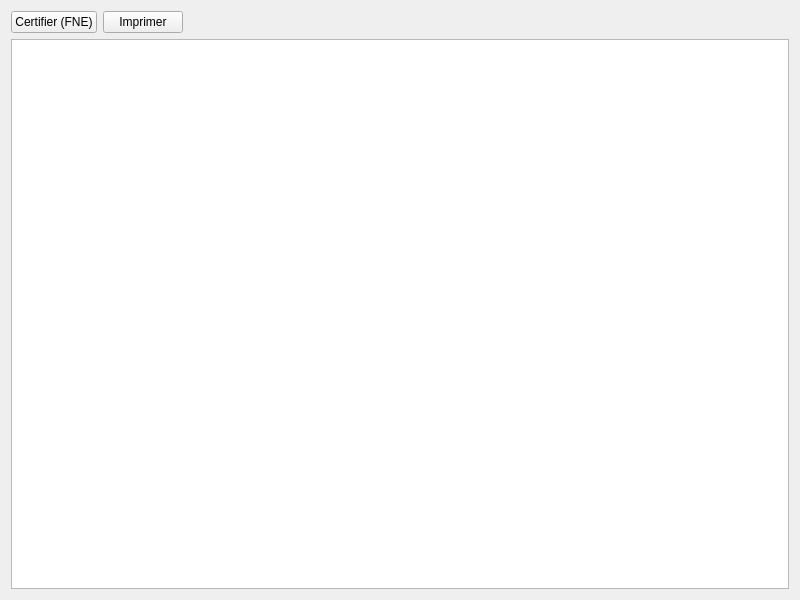
<?xml version="1.0" encoding="UTF-8"?>
<ui version="4.0">
 <class>AvoirListPage</class>
 <widget class="QWidget" name="AvoirListPage">
  <property name="geometry">
   <rect>
    <x>0</x>
    <y>0</y>
    <width>800</width>
    <height>600</height>
   </rect>
  </property>
  <property name="windowTitle">
   <string>Gestion des Avoirs</string>
  </property>
  <layout class="QVBoxLayout" name="verticalLayout">
   <item>
    <layout class="QHBoxLayout" name="horizontalLayout">
     <item>
      <widget class="QPushButton" name="certify_button">
       <property name="text">
        <string>Certifier (FNE)</string>
       </property>
      </widget>
     </item>
     <item>
      <widget class="QPushButton" name="print_button">
       <property name="text">
        <string>Imprimer</string>
       </property>
      </widget>
     </item>
     <item>
      <spacer name="horizontalSpacer">
       <property name="orientation">
        <enum>Qt::Horizontal</enum>
       </property>
       <property name="sizeHint" stdset="0">
        <size>
         <width>40</width>
         <height>20</height>
        </size>
       </property>
      </spacer>
     </item>
    </layout>
   </item>
   <item>
    <widget class="QTableView" name="table_view">
     <property name="editTriggers">
      <set>QAbstractItemView::NoEditTriggers</set>
     </property>
     <property name="selectionBehavior">
      <set>QAbstractItemView::SelectRows</set>
     </property>
     <property name="selectionMode">
      <set>QAbstractItemView::SingleSelection</set>
     </property>
     <attribute name="verticalHeaderVisible">
      <bool>false</bool>
     </attribute>
    </widget>
   </item>
  </layout>
 </widget>
 <resources/>
 <connections/>
</ui>
